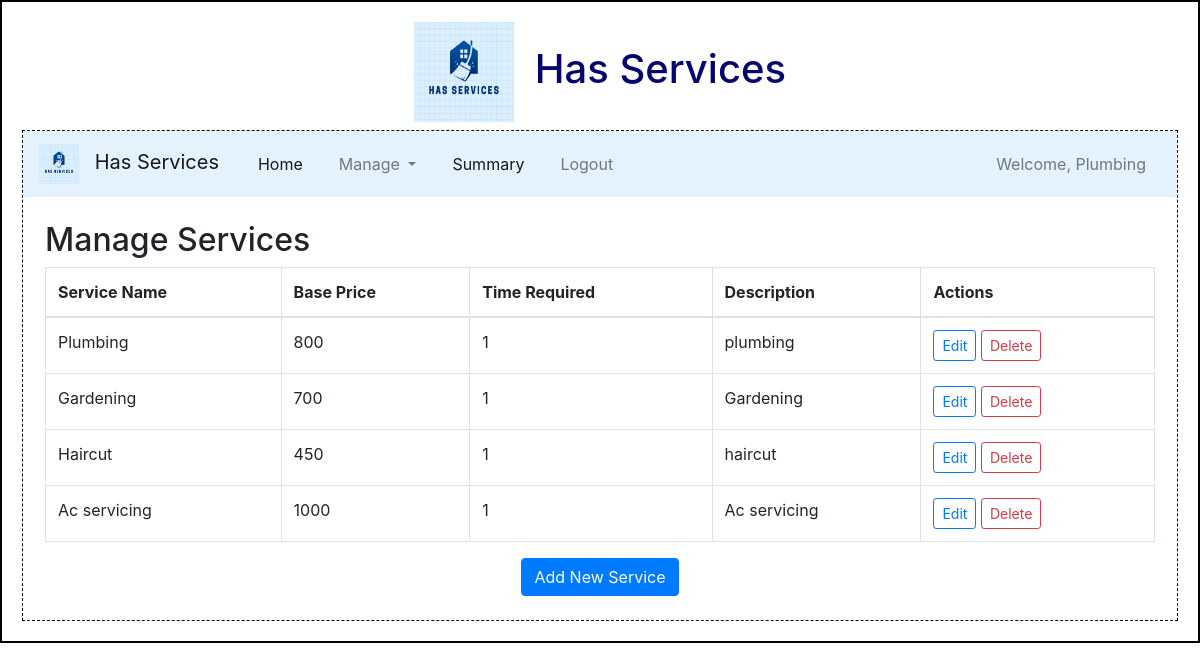
Screenshot of /admin/all_services/Plumbing with the database file from the repository.
### backend/models.py (models this page shows)
class Service(db.Model):
    __tablename__ = "services"
    id = db.Column(db.Integer, primary_key=True)
    name = db.Column(db.String, nullable=False)
    price = db.Column(db.String, nullable=False)
    time = db.Column(db.Integer, nullable=False)
    description = db.Column(db.Text,nullable=False)
    professional = db.relationship('ServiceProfessional',cascade='all, delete', lazy=True, backref ='services')

### backend/controllers.py (the view)
@app.route('/admin/all_services/<name>',methods=["POST","GET"])
def admin_all_services(name):
    services = get_allservices() # Retrieve all services
    return render_template('admin_viewservices.html', services=services, name=name)

### backend/controllers.py (called while the page is built)
def get_allservices():
    services = Service.query.all()
    return services

### Templates/admin_viewservices.html
{% extends "admin_layout.html" %}
{% block content %}
<div class="container my-4">
    <h2>Manage Services</h2>
    <table class="table table-bordered">
        <thead>
        <tr>
            <th>Service Name</th>
            <th>Base Price</th>
            <th>Time Required</th>
            <th>Description</th>
            <th>Actions</th>
        </tr>
        </thead>
        <tbody>
        {% if services %}
        {% for service in services %}
        <tr>
            <td>{{ service.name }}</td>
            <td>{{ service.price }}</td>
            <td>{{ service.time }}</td>
            <td>{{ service.description }}</td>
            <td>
                <a href="/edit_service/{{ service.id }}/{{ name }}" class="btn btn-sm btn-outline-primary">Edit</a>
                <a href="/delete_service/{{ service.id }}/{{ name }}" class="btn btn-sm btn-outline-danger">Delete</a>
            </td>
        </tr>
        {% endfor %}
        {% else %}
        <tr>
            <td colspan="5">No services available.</td>
        </tr>
        {% endif %}
        </tbody>
    </table>
    <div class="center">
        <a href="/addservice/{{ name }}" class="btn btn-primary">Add New Service</a>
    </div>
</div>
{% endblock %}

### static/styles/main.css (style rules this page uses)
* { margin: 0; padding: 0; box-sizing: border-box; }
.center { text-align: center; margin: auto; color: rgb(5, 5, 110); }

### rows the page displays
Service: name "Plumbing", price "800", time "1", description "plumbing"
Service: name "Gardening", price "700", time "1", description "Gardening"
Service: name "Haircut", price "450", time "1", description "haircut"
Service: name "Ac servicing", price "1000", time "1", description "Ac servicing"

### other values shown
{{ name }} "Plumbing"
